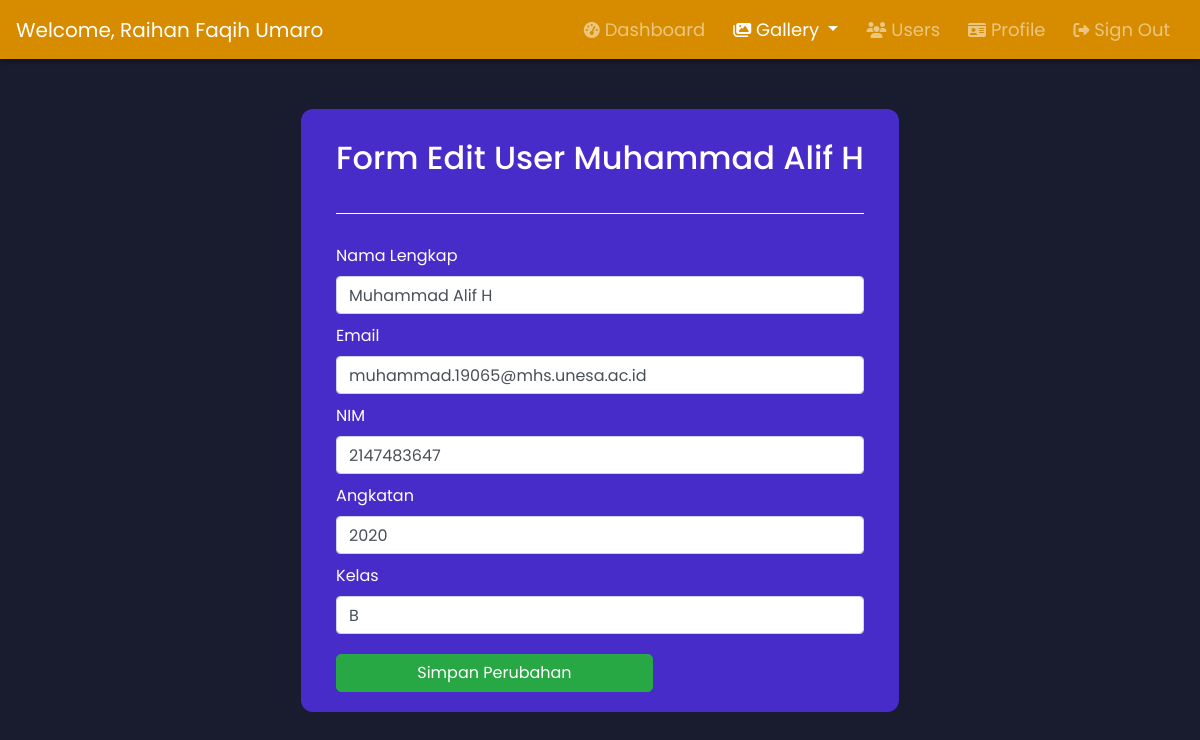
Screenshot of /User_Regist/admin-user-edit?id=27 (signed in) with the database file from the repository.
### tables this page shows
CREATE TABLE `users` (
  `id` int(11) NOT NULL,
  `namalengkap` varchar(100) NOT NULL,
  `email` varchar(200) NOT NULL,
  `nim` bigint(20) NOT NULL,
  `angkatan` year(4) NOT NULL,
  `kelas` varchar(2) NOT NULL,
  `verified` tinyint(4) NOT NULL,
  `token` varchar(100) NOT NULL,
  `password` varchar(255) NOT NULL,
  `usertype` varchar(20) NOT NULL
);

### User_Regist/admin-user-edit.php (the view, shortened to what this page needs)
<?php
    include 'header-admin.php';
  if (isset($_GET['id'])) {
    $id = ($_GET['id']);
    $query = "SELECT * FROM users WHERE id='$id'";
    $result = mysqli_query($conn, $query);
    $data = mysqli_fetch_assoc($result);
  } else {
    echo "<script>alert('Masukkan data id.');window.location='admin-usersConfig';</script>";
  }
  ?>
<section>
<div class="container anim" id="box" style=" margin-top: 50px; color:white; padding-top: 30px; width:fit-content">
            <div class="d-flex justify-content-center">
                <div >
                    <div class="container">
                        <h2 style="margin-bottom: 12px" class="align-items-center">Form Edit User <?php echo $data['namalengkap']; ?></h2>
                        <hr style="border-top: 1px solid white; margin-bottom: 30px; margin-top: 36px">
                        <form method="POST" action="admin-user-edit-proses" enctype="multipart/form-data">
                            <label class="label control-label">Nama Lengkap</label>
                            <input type="text" class="form-control" name="namalengkap" placeholder="namalengkap" value="<?php echo $data['namalengkap']; ?>">
                            <label class="label control-label">Email</label>
                            <input type="text" class="form-control" name="email" placeholder="email" value="<?php echo $data['email']; ?>">
                            <label class="label control-label">NIM</label>
                            <input type="text" class="form-control" name="nim" placeholder="nim" value="<?php echo $data['nim']; ?>">
                            <label class="label control-label">Angkatan</label>
                            <input type="text" class="form-control" name="angkatan" placeholder="angkatan" value="<?php echo $data['angkatan']; ?>">
                            <label class="label control-label">Kelas</label>
                            <input type="text" class="form-control" name="kelas" placeholder="kelas" value="<?php echo $data['kelas']; ?>">
                            <button name="submit-btn" type="submit" class="btn btn-success" data-toggle="modal" data-target="#exampleModal" style="margin-top: 10px; width: 30%; border-radius: 5px" >
                                Simpan Perubahan
                            </button>
                        </form>
                    </div>
                    </div>
                </div>
            </div>
    </body>
    <br>
    <br>
</html>

### src/css/dashboard_admin.css (style rules this page uses)
* { margin: 0; padding: 0; box-sizing: border-box; font-family: 'Poppins', sans-serif; }
body, html { height: 100%; scroll-behavior: smooth; background-color: #191c2f; }
h2 { color: white; margin-bottom: 20px; }
input { width: 20%; margin-bottom: 10px; }
#box { background-color: #472CCA; width: 90%; padding: 20px; border-radius: 12px; }
.btn { min-width: 60% !important; width: 60%; max-width: 100%; }
.anim { animation: opac 4s ease; transition: transform .4s ; }

### rows the page displays
users: namalengkap "Muhammad Alif H", email "muhammad.19065@mhs.unesa.ac.id", nim "2147483647", angkatan "2020", kelas "B"

### other values shown
$_SESSION['namalengkap'] "Raihan Faqih Umaro"
